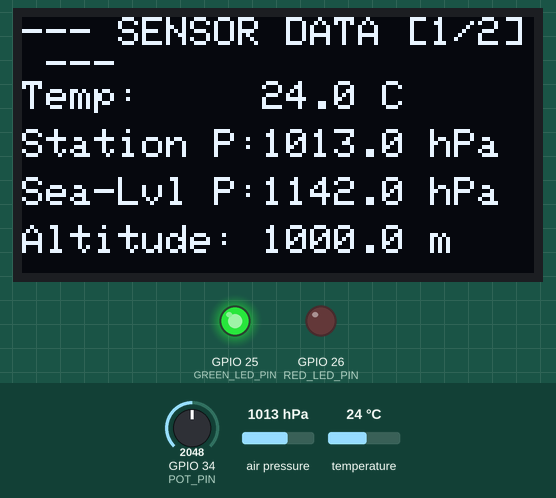
Bench run of a sketch on a simulated ESP32. On the bench: 128×64 one-colour display, output pins drawn as LEDs (lit = HIGH). Inputs (shaded band) come from the test bench; at power-on: air pressure 1013 hPa, GPIO 34 (POT_PIN) = 2048, temperature 24 °C. What the sketch prints to the serial monitor is not drawn.

Above: at 1.2 s.
1.3 s: air pressure set to 952 hPa
At 1.8 s:
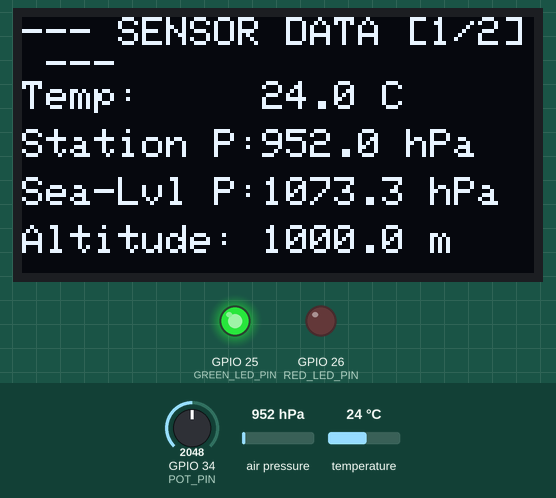
2.8 s: GPIO 34 (POT_PIN) set to 2866
At 6.3 s:
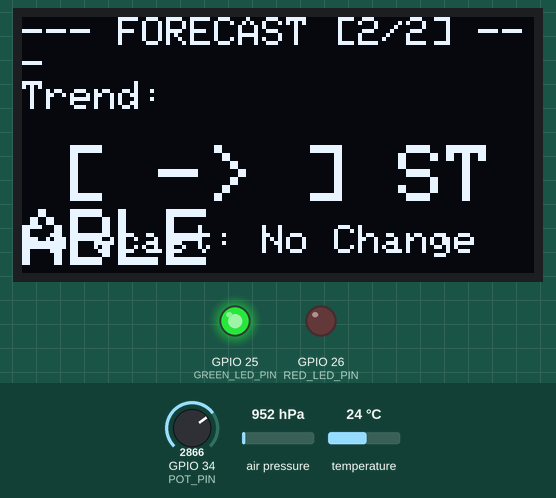
At 31.1 s:
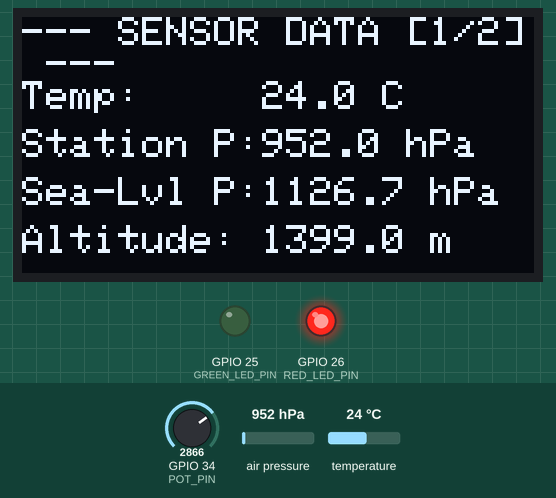
Timing chart, 0 to 32.6 s (numbered marks = the images above; inputs shaded):
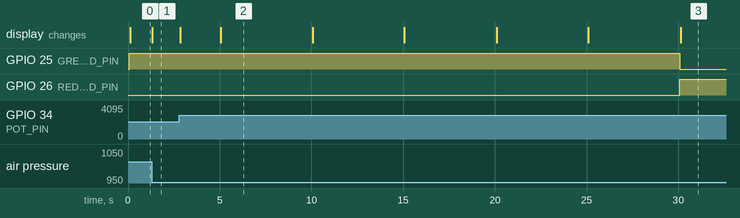

Measured:
- after the input at 1.3 s, the display: changes at once (image 1)
- what the display in image 2 shows lasts 5.1 s, from 5.0 s to 10.1 s

The sketch:

pressure-logger.ino
```cpp
#include <Wire.h>
#include <Adafruit_GFX.h>
#include <Adafruit_SSD1306.h>
#include <Adafruit_BMP085.h>

#define SCREEN_WIDTH 128
#define SCREEN_HEIGHT 64
#define OLED_RESET    -1
Adafruit_SSD1306 display(SCREEN_WIDTH, SCREEN_HEIGHT, &Wire, OLED_RESET);

Adafruit_BMP085 bmp;


#define POT_PIN        34
#define GREEN_LED_PIN  25
#define RED_LED_PIN    26


#define LOG_SIZE 24
float pressureLog[LOG_SIZE];
int logIndex = 0;
bool bufferFull = false;

unsigned long lastSensorRead = 0;
unsigned long lastDisplayPageToggle = 0;

const unsigned long READ_INTERVAL = 30000;
const unsigned long DISPLAY_TOGGLE_INTERVAL = 5000;

int currentPage = 1;

enum Trend
{ TREND_STABLE,
 TREND_RISING,
 TREND_FALLING };
 Trend currentTrend = TREND_STABLE;

float getSeaLevelPressure(float rawPressurePa, float localAltitudeMeters);
void updateTrend();
void updateLEDs();
void displayPage1(float tempC, float pressurehPa, float seaLevelhPa, float baselineAlt);
void displayPage2(float baselineAlt);
void printSerialTable(float tempC, float pressurehPa, float seaLevelhPa, float baselineAlt);

void setup() {
  Serial.begin(115200);

  pinMode(GREEN_LED_PIN, OUTPUT);
  pinMode(RED_LED_PIN, OUTPUT);
  pinMode(POT_PIN, INPUT);


  if (!display.begin(SSD1306_SWITCHCAPVCC, 0x3C)) {
    Serial.println(F("SSD1306 allocation failed. Check wiring!"));
    for (;;);
  }
  display.clearDisplay();
  display.setTextColor(SSD1306_WHITE);
  display.setTextSize(1);
  display.setCursor(0, 10);
  display.println(F("Initializing System..."));
  display.display();

  if (!bmp.begin(0x76)) {
    if (!bmp.begin(0x77)) {
      Serial.println(F("Could not find a valid BMP280 sensor! Check I2C address."));
      display.clearDisplay();
      display.setCursor(0, 10);
      display.println(F("BMP280 Error!"));
      display.display();
      for (;;);
    }
  }

  for (int i = 0; i < LOG_SIZE; i++) {
    pressureLog[i] = 0.0;
  }

  Serial.println(F("Setup complete.\n"));
}

void loop() {
  unsigned long currentMillis = millis();


  if (currentMillis - lastSensorRead >= READ_INTERVAL || lastSensorRead == 0) {
    lastSensorRead = currentMillis;

    int potVal = analogRead(POT_PIN);
    float baselineAltitude = map(potVal, 0, 4095, 0, 2000);

    float rawPressurePa = bmp.readPressure();
    float rawTempC = bmp.readTemperature();

    pressureLog[logIndex % LOG_SIZE] = rawPressurePa;
    logIndex++;
    if (logIndex >= LOG_SIZE) bufferFull = true;

    updateTrend();
    updateLEDs();

    float seaLevelPressurePa = getSeaLevelPressure(rawPressurePa, baselineAltitude);

    printSerialTable(rawTempC, rawPressurePa / 100.0F, seaLevelPressurePa / 100.0F, baselineAltitude);
  }


  if (currentMillis - lastDisplayPageToggle >= DISPLAY_TOGGLE_INTERVAL) {
    lastDisplayPageToggle = currentMillis;
    currentPage = (currentPage == 1) ? 2 : 1;
  }

  int potVal = analogRead(POT_PIN);
  float currentBaselineAlt = map(potVal, 0, 4095, 0, 2000);
  float rawPressPa = bmp.readPressure();
  float seaLevelPa = getSeaLevelPressure(rawPressPa, currentBaselineAlt);
  float actualAltitude = bmp.readAltitude(seaLevelPa/100.0F);
  if (currentPage == 1) {
    displayPage1(bmp.readTemperature(), rawPressPa / 100.0F, seaLevelPa / 100.0F, actualAltitude);
  } else {
    displayPage2(currentBaselineAlt);
  }
}


float getSeaLevelPressure(float rawPressurePa, float localAltitudeMeters) {
  return rawPressurePa / pow(1.0 - (localAltitudeMeters / 44330.0), 5.255);
}

void updateTrend() {
  if (logIndex < 2) {
    currentTrend = TREND_STABLE;
    return;
  }

  float newest = pressureLog[(logIndex - 1) % LOG_SIZE];
  float oldest;

  if (bufferFull) {
    oldest = pressureLog[logIndex % LOG_SIZE]; // Oldest element in full circular buffer
  } else {
    oldest = pressureLog[0]; // First logged element
  }

  float diff = newest - oldest; // Difference in Pascals

  if (diff > 50.0) {
    currentTrend = TREND_RISING;
  } else if (diff < -50.0) {
    currentTrend = TREND_FALLING;
  } else {
    currentTrend = TREND_STABLE;
  }
}

void updateLEDs() {
  if (currentTrend == TREND_FALLING) {
    digitalWrite(RED_LED_PIN, HIGH);
    digitalWrite(GREEN_LED_PIN, LOW);
  } else { // RISING or STABLE
    digitalWrite(RED_LED_PIN, LOW);
    digitalWrite(GREEN_LED_PIN, HIGH);
  }
}

void displayPage1(float tempC, float pressurehPa, float seaLevelhPa, float actualAltitude) {
  display.clearDisplay();
  display.setTextSize(1);
  display.setCursor(0, 0);
  display.println(F("--- SENSOR DATA [1/2] ---"));

  display.setCursor(0, 16);
  display.print(F("Temp:     ")); display.print(tempC, 1); display.println(F(" C"));

  display.setCursor(0, 28);
  display.print(F("Station P:")); display.print(pressurehPa, 1); display.println(F(" hPa"));

  display.setCursor(0, 40);
  display.print(F("Sea-Lvl P:")); display.print(seaLevelhPa, 1); display.println(F(" hPa"));

  display.setCursor(0, 52);
  display.print(F("Altitude: ")); display.print( actualAltitude,1); display.println(F(" m"));

  display.display();
}

void displayPage2(float baselineAlt) {
  display.clearDisplay();
  display.setTextSize(1);
  display.setCursor(0, 0);
  display.println(F("--- FORECAST [2/2] ---"));

  display.setCursor(0, 16);
  display.print(F("Trend: "));

  display.setTextSize(2);
  display.setCursor(10, 32);

  if (currentTrend == TREND_RISING) {
    display.println(F("[ ^ ] RISING"));
    display.setTextSize(1);
    display.setCursor(0, 52);
    display.println(F("Forecast: Good Weather"));
  } else if (currentTrend == TREND_FALLING) {
    display.println(F("[ v ] FALLING"));
    display.setTextSize(1);
    display.setCursor(0, 52);
    display.println(F("Forecast: Rain Likely"));
  } else {
    display.println(F("[ -> ] STABLE"));
    display.setTextSize(1);
    display.setCursor(0, 52);
    display.println(F("Forecast: No Change"));
  }

  display.display();
}

void printSerialTable(float tempC, float pressurehPa, float seaLevelhPa, float baselineAlt) {
  Serial.println(F("==============================================================="));
  Serial.println(F("| Log # | Temp(C) | Press(hPa) | SeaLvl(hPa) | Alt(m) | Trend  |"));
  Serial.println(F("==============================================================="));
  Serial.print(F("| "));
  Serial.print(logIndex); if(logIndex < 10) Serial.print(" ");
  Serial.print(F("    | "));
  Serial.print(tempC, 1); Serial.print(F("    | "));
  Serial.print(pressurehPa, 1); Serial.print(F("     | "));
  Serial.print(seaLevelhPa, 1); Serial.print(F("     | "));
  Serial.print((int)baselineAlt);
  if(baselineAlt < 1000) Serial.print(" ");
  if(baselineAlt < 100) Serial.print(" ");
  Serial.print(F("  | "));

  if (currentTrend == TREND_RISING) Serial.println(F("RISING |"));
  else if (currentTrend == TREND_FALLING) Serial.println(F("FALLING|"));
  else Serial.println(F("STABLE |"));

  Serial.println(F("===============================================================\n"));
}
```
